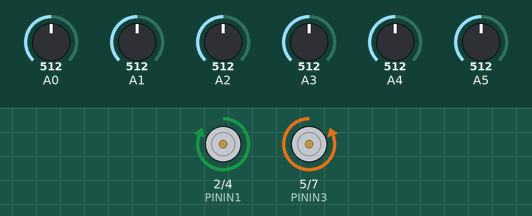
Bench run of a sketch on a simulated Arduino Uno, built with avr-gcc and run on an emulated ATmega328P. On the bench: motor-driver pin pairs drawn as motors (green arrow = first pin HIGH = forward, orange = second pin HIGH = backward, longer = more drive, scaled by the enable pin). The inputs (shaded band) are chosen by the test bench; at power-on: A0 = 512, A1 = 512, A2 = 512, A3 = 512, A4 = 512, A5 = 512. What the sketch prints to the serial monitor is not drawn. At 25.0 s the program stops and its outputs stay as they are.

Above: at 0.1 s.
At 25.1 s:
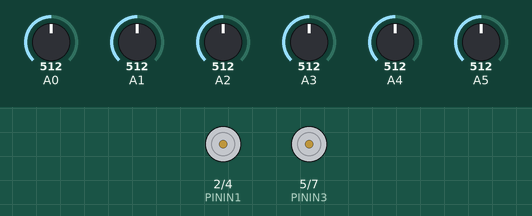
Timing chart, 0 to 26.5 s (numbered marks = the images above):
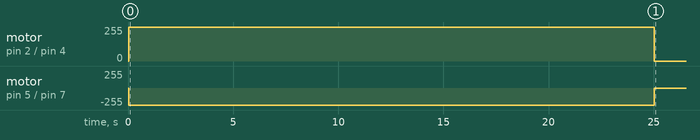

Measured:
- by itself, motor on pin 2 (PININ1) / pin 4 (PININ2): stopped → forward 255/255 at 0.04 s, → stopped 25.0 s later
- by itself, motor on pin 5 (PININ3) / pin 7 (PININ4): stopped → backward 255/255 at 0.04 s, → stopped 25.0 s later

The sketch:

seguidor_de_linha_PID.ino
```cpp
#include "QTRSensors.h"

// Valores de ajustes para o seguidor de linha PID
#define PID_TRESHOLD 600                      // Valor de referencia para cor da linha branca
#define PID_SPEED0 255                         // Valor de 0 a 255 para velocidade com a seguinte leitura do sensor (0 0 0 1 1 0 0 0)
#define PID_SPEED1 150                        // Valor de 0 a 255 para velocidade com a seguinte leitura do sensor (0 0 0 0 0 0 0 1)
#define SETPOINT 2500                     // Valor dos sensores quando está no centro da linha
#define KP 2                              // Valor proporcional para calculo do PID
#define KI 0                              // Valor integral para calculo do PID
#define KD 25                             // Valor derivativo para calculo do PID
#define MAXSPEED 255                      // Valor máximo para aplicação da velocidade do PID
#define BASESPEED 150                     // Valor base para aplicação da velocidade do PID
#define MINSPEED 80                        // Valor mínimo para aplicação da velocidade do PID
#define PID_RUNTIME 25000                     // Valor para executar o percurso

// Portas driver motor
#define PININ1 2
#define PININ2 4
#define PININ3 5
#define PININ4 7
#define PINENA 3
#define PINENB 6

// Portas sensor QTR
#define SENSOR1 A0
#define SENSOR2 A1
#define SENSOR3 A2
#define SENSOR4 A3
#define SENSOR5 A4
#define SENSOR6 A5

// Definições sobre o sensor QTR
#define NUM_SENSORS             6
#define NUM_SAMPLES_PER_SENSOR  4
#define EMITTER_PIN             13

#define TRESHOLD                600
#define MAXSPEEDCALIBRATE       60

void readSensors(void);
void calibrateSensors(void);

QTRSensorsAnalog qtra((unsigned char[]) {
  SENSOR1, SENSOR2, SENSOR3, SENSOR4, SENSOR5, SENSOR6
}, NUM_SENSORS, NUM_SAMPLES_PER_SENSOR, EMITTER_PIN);
unsigned int sensorValues[NUM_SENSORS];

void motorControl(int speedLeft, int speedRight);
void motorOption(char optin, int speedLeft, int speedRight);
bool motorStop(long runtime, long currentTime);

void followLinePID(void);

void setup() {
  // put your setup code here, to run once:
  Serial.begin(9600);
}

void loop() {
  // put your main code here, to run repeatedly:
  followLinePID();

}

void followLinePID(void) {
  // Função para controle do seguidor de linha em modo de proporcional, integral e derivativo
  calibrateSensors();

  float lastError = 0, sumError = 0;
  bool flag = true;
  long currentTime = millis();

  while (flag) {
    flag = motorStop(PID_RUNTIME, currentTime);

    float position = qtra.readLine(sensorValues);
    float error = position - SETPOINT;
    sumError += error;

    float motorSpeed = (KP * error) + (KD * (error - lastError) + (KI * sumError));
    lastError = error;

    float m1Speed = BASESPEED + motorSpeed;
    float m2Speed = BASESPEED - motorSpeed;

    // leitura do sensor (1 1 1 1 1 1)
    if (sensorValues[0] <= PID_TRESHOLD && sensorValues[1] <= PID_TRESHOLD && sensorValues[2] <= PID_TRESHOLD && sensorValues[3] <= PID_TRESHOLD && sensorValues[4] <= PID_TRESHOLD && sensorValues[5] <= PID_TRESHOLD) {

      motorOption('8', PID_SPEED0, PID_SPEED0);
      //      motorControl(constrain(m1Speed, MINSPEED, MAXSPEED), constrain(m2Speed, MINSPEED, MAXSPEED));
      // leitura do sensor (0 1 1 1 1 0)
    } else if ( sensorValues[0] >= PID_TRESHOLD && sensorValues[1] <= PID_TRESHOLD && sensorValues[2] <= PID_TRESHOLD && sensorValues[3] <= PID_TRESHOLD && sensorValues[4] <= PID_TRESHOLD && sensorValues[5] >= PID_TRESHOLD) {

      motorOption('8', PID_SPEED0, PID_SPEED0);
      //      motorControl(constrain(m1Speed, MINSPEED, MAXSPEED), constrain(m2Speed, MINSPEED, MAXSPEED));
      // leitura do sensor (0 0 1 1 0 0)
    } else if ( sensorValues[0] >= PID_TRESHOLD && sensorValues[1] >= PID_TRESHOLD && sensorValues[2] <= PID_TRESHOLD && sensorValues[3] <= PID_TRESHOLD && sensorValues[4] >= PID_TRESHOLD && sensorValues[5] >= PID_TRESHOLD) {

      motorOption('8', PID_SPEED0, PID_SPEED0);
      //      motorControl(constrain(m1Speed, MINSPEED, MAXSPEED), constrain(m2Speed, MINSPEED, MAXSPEED));

      // leitura do sensor (0 1 1 1 0 0)
    } else if (sensorValues[0] >= PID_TRESHOLD && sensorValues[1] <= PID_TRESHOLD && sensorValues[2] <= PID_TRESHOLD && sensorValues[3] <= PID_TRESHOLD && sensorValues[4] >= PID_TRESHOLD && sensorValues[5] >= PID_TRESHOLD) {

      motorControl(constrain(m1Speed, MINSPEED, MAXSPEED), constrain(m2Speed, MINSPEED, MAXSPEED));
      // leitura do sensor (0 0 1 1 1 0)
    } else if (sensorValues[0] >= PID_TRESHOLD && sensorValues[1] >= PID_TRESHOLD && sensorValues[2] <= PID_TRESHOLD && sensorValues[3] <= PID_TRESHOLD && sensorValues[4] <= PID_TRESHOLD && sensorValues[5] >= PID_TRESHOLD ) {

      motorControl(constrain(m1Speed, MINSPEED, MAXSPEED), constrain(m2Speed, MINSPEED, MAXSPEED));

      // leitura do sensor (0 0 1 0 0 0)
    } else if (sensorValues[0] >= PID_TRESHOLD && sensorValues[1] >= PID_TRESHOLD && sensorValues[2] <= PID_TRESHOLD && sensorValues[3] >= PID_TRESHOLD && sensorValues[4] >= PID_TRESHOLD && sensorValues[5] >= PID_TRESHOLD) {

      motorControl(constrain(m1Speed, MINSPEED, MAXSPEED), constrain(m2Speed, MINSPEED, MAXSPEED));
      // leitura do sensor (0 0 0 1 0 0)
    } else if (sensorValues[0] >= PID_TRESHOLD && sensorValues[1] >= PID_TRESHOLD && sensorValues[2] >= PID_TRESHOLD && sensorValues[3] <= PID_TRESHOLD && sensorValues[4] >= PID_TRESHOLD && sensorValues[5] >= PID_TRESHOLD ) {

      motorControl(constrain(m1Speed, MINSPEED, MAXSPEED), constrain(m2Speed, MINSPEED, MAXSPEED));

      // leitura do sensor (0 1 1 0 0 0)
    } else if (sensorValues[0] >= PID_TRESHOLD && sensorValues[1] <= PID_TRESHOLD && sensorValues[2] <= PID_TRESHOLD && sensorValues[3] >= PID_TRESHOLD && sensorValues[4] >= PID_TRESHOLD && sensorValues[5] >= PID_TRESHOLD) {

      motorControl(constrain(m1Speed, MINSPEED, MAXSPEED), constrain(m2Speed, MINSPEED, MAXSPEED));
      // leitura do sensor (0 0 0 1 1 0)
    } else if (sensorValues[0] >= PID_TRESHOLD && sensorValues[1] >= PID_TRESHOLD && sensorValues[2] >= PID_TRESHOLD && sensorValues[3] <= PID_TRESHOLD && sensorValues[4] <= PID_TRESHOLD && sensorValues[5] >= PID_TRESHOLD) {

      motorControl(constrain(m1Speed, MINSPEED, MAXSPEED), constrain(m2Speed, MINSPEED, MAXSPEED));

      // leitura do sensor (1 1 1 0 0 0)
    } else if (sensorValues[0] <= PID_TRESHOLD && sensorValues[1] <= PID_TRESHOLD && sensorValues[2] <= PID_TRESHOLD && sensorValues[3] >= PID_TRESHOLD && sensorValues[4] >= PID_TRESHOLD && sensorValues[5] >= PID_TRESHOLD) {

      motorControl(constrain(m1Speed, MINSPEED, MAXSPEED), constrain(m2Speed, MINSPEED, MAXSPEED));
      // leitura do sensor (0 0 0 1 1 1)
    } else if (sensorValues[0] >= PID_TRESHOLD && sensorValues[1] >= PID_TRESHOLD && sensorValues[2] >= PID_TRESHOLD && sensorValues[3] <= PID_TRESHOLD && sensorValues[4] <= PID_TRESHOLD && sensorValues[5] <= PID_TRESHOLD) {

      motorControl(constrain(m1Speed, MINSPEED, MAXSPEED), constrain(m2Speed, MINSPEED, MAXSPEED));

      // leitura do sensor (0 1 0 0 0 0)
    } else if (sensorValues[0] >= PID_TRESHOLD && sensorValues[1] <= PID_TRESHOLD && sensorValues[2] >= PID_TRESHOLD && sensorValues[3] >= PID_TRESHOLD && sensorValues[4] >= PID_TRESHOLD && sensorValues[5] >= PID_TRESHOLD) {

      motorControl(constrain(m1Speed, MINSPEED, MAXSPEED), constrain(m2Speed, MINSPEED, MAXSPEED));
      // leitura do sensor (0 0 0 0 1 0)
    } else if (sensorValues[0] >= PID_TRESHOLD && sensorValues[1] >= PID_TRESHOLD && sensorValues[2] >= PID_TRESHOLD && sensorValues[3] >= PID_TRESHOLD && sensorValues[4] <= PID_TRESHOLD && sensorValues[5] >= PID_TRESHOLD) {

      motorControl(constrain(m1Speed, MINSPEED, MAXSPEED), constrain(m2Speed, MINSPEED, MAXSPEED));

      // leitura do sensor (1 1 0 0 0 0)
    } else if (sensorValues[0] <= PID_TRESHOLD && sensorValues[1] <= PID_TRESHOLD && sensorValues[2] >= PID_TRESHOLD && sensorValues[3] >= PID_TRESHOLD && sensorValues[4] >= PID_TRESHOLD && sensorValues[5] >= PID_TRESHOLD) {

      motorControl(constrain(m1Speed, MINSPEED, MAXSPEED), constrain(m2Speed, MINSPEED, MAXSPEED));
      // leitura do sensor (0 0 0 0 1 1)
    } else if (sensorValues[0] >= PID_TRESHOLD && sensorValues[1] >= PID_TRESHOLD && sensorValues[2] >= PID_TRESHOLD && sensorValues[3] >= PID_TRESHOLD && sensorValues[4] <= PID_TRESHOLD && sensorValues[5] <= PID_TRESHOLD) {

      motorControl(constrain(m1Speed, MINSPEED, MAXSPEED), constrain(m2Speed, MINSPEED, MAXSPEED));

      // leitura do sensor (1 0 0 0 0 0)
    } else if (sensorValues[0] <= PID_TRESHOLD && sensorValues[1] >= PID_TRESHOLD && sensorValues[2] >= PID_TRESHOLD && sensorValues[3] >= PID_TRESHOLD && sensorValues[4] >= PID_TRESHOLD && sensorValues[5] >= PID_TRESHOLD) {

      motorOption('6', PID_SPEED1, PID_SPEED1);
      // leitura do sensor (0 0 0 0 0 1)
    } else if (sensorValues[0] >= PID_TRESHOLD && sensorValues[1] >= PID_TRESHOLD && sensorValues[2] >= PID_TRESHOLD && sensorValues[3] >= PID_TRESHOLD && sensorValues[4] >= PID_TRESHOLD && sensorValues[5] <= PID_TRESHOLD) {

      motorOption('4', PID_SPEED1, PID_SPEED1);

    }
  }
  motorOption('0', 0, 0);
}

void motorControl(int speedLeft, int speedRight) {
  // Função para controle do driver de motor

  // Definições das portas digitais
  pinMode(PININ1, OUTPUT);
  pinMode(PININ2, OUTPUT);
  pinMode(PININ3, OUTPUT);
  pinMode(PININ4, OUTPUT);
  pinMode(PINENA, OUTPUT);
  pinMode(PINENB, OUTPUT);

  // Ajustes motor da esquerda
  if (speedLeft < 0) {
    speedLeft = -speedLeft;
    digitalWrite (PININ3, HIGH);
    digitalWrite (PININ4, LOW);
  } else {
    digitalWrite (PININ3, LOW);
    digitalWrite (PININ4, HIGH);
  }

  // Ajustes motor da direita
  if (speedRight < 0) {
    speedRight = -speedRight;
    digitalWrite (PININ1, LOW);
    digitalWrite (PININ2, HIGH);
  } else {
    digitalWrite (PININ1, HIGH);
    digitalWrite (PININ2, LOW);
  }

  analogWrite (PINENA, speedLeft);
  analogWrite (PINENB, speedRight);
}

void motorOption(char option, int speedLeft, int speedRight) {
  // Função para controle de motor com pre definições
  switch (option) {
    case '6': // Esquerda
      motorControl(-speedLeft, speedRight);
      break;
    case '4': // Direita
      motorControl(speedLeft, -speedRight);
      break;
    case '2': // Trás
      motorControl(-speedLeft, -speedRight);
      break;
    case '8': // Frente
      motorControl(speedLeft, speedRight);
      break;
    case '0': // Parar
      motorControl(0, 0);
      break;
  }
}

bool motorStop(long runtime, long currentTime) {
  if (millis() >= (runtime + currentTime)) {
    motorOption('0', 0, 0);
    int cont = 0;
    while (true) {
    }
    return false;
  }
  return true;
}

void readSensors(void) {
  // Função para leitura dos sensores
  qtra.read(sensorValues);
  for (int i = 0; i < NUM_SENSORS; i++) {
    Serial.print(sensorValues[i]);
    Serial.print(' ');
  }
  Serial.print(";");
  for (int i = 0; i < NUM_SENSORS; i++) {
    Serial.print(qtra.calibratedMinimumOn[i]);
    Serial.print(' ');
  }
  Serial.print(";");
  for (int i = 0; i < NUM_SENSORS; i++) {
    Serial.print(qtra.calibratedMaximumOn[i]);
    Serial.print(' ');
  }
  Serial.print(";");

  // Processo de leitura da possição da linha
  int position = qtra.readLine(sensorValues);
  Serial.print("POSITION");
  Serial.print("=");
  Serial.print(position);
  Serial.println(";");
}

void calibrateSensors(void) {
  // Função para calibrar os sensores para poder operar em modo seguidor de linha
  qtra.read(sensorValues);
  while (sensorValues[0] > TRESHOLD) {

    qtra.calibrate();
    motorOption('4', MAXSPEEDCALIBRATE, MAXSPEEDCALIBRATE);
    qtra.read(sensorValues);
  }
  delay(10);
  motorOption('0', 0, 0);
  qtra.read(sensorValues);
  while (sensorValues[5] > TRESHOLD) {

    qtra.calibrate();
    motorOption('6', MAXSPEEDCALIBRATE, MAXSPEEDCALIBRATE);
    qtra.read(sensorValues);
  }
  delay(10);
  motorOption('0', 0, 0);
  qtra.read(sensorValues);
  while (sensorValues[2] > TRESHOLD) {

    qtra.calibrate();
    motorOption('4', MAXSPEEDCALIBRATE, MAXSPEEDCALIBRATE);
    qtra.read(sensorValues);
  }
  motorOption('0', 0, 0);

  // Impressão dos valores obtidos para calibração dos sensores
  for (int i = 0; i < NUM_SENSORS; i++) {
    Serial.print(qtra.calibratedMinimumOn[i]);
    Serial.print(' ');
  }
  Serial.print(";");
  for (int i = 0; i < NUM_SENSORS; i++) {
    Serial.print(qtra.calibratedMaximumOn[i]);
    Serial.print(' ');
  }
  Serial.println();
}
```
